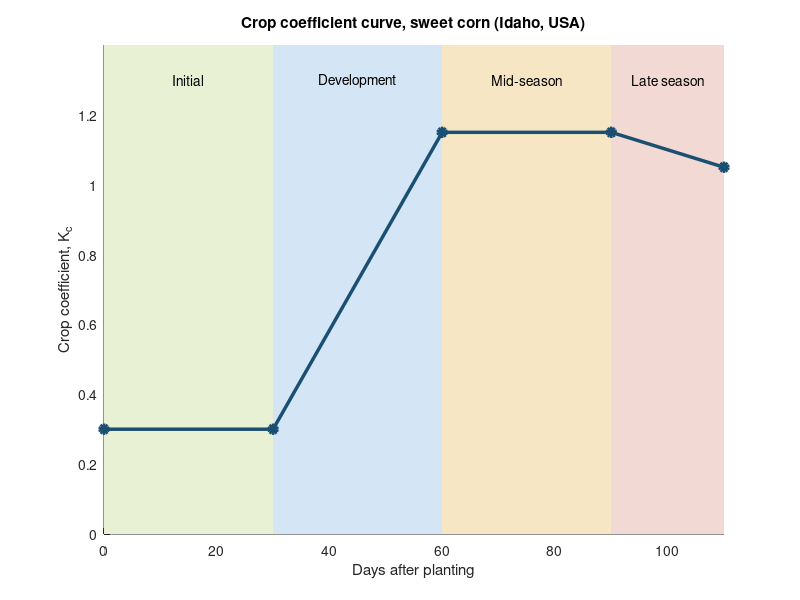

MATLAB code for this plot:
% Chapter 5 - Crop coefficient curve for sweet corn (Idaho, USA). Data: 'Fig # - CropCoefficientCurve.xlsx'
% (duplicate rows in the spreadsheet removed). Reference: FAO Irrigation and Drainage Paper 56.
days = [0 30 60 90 110]; kc = [0.30 0.30 1.15 1.15 1.05];
a = [0 30 60 90]; b = [30 60 90 110];
names = {'Initial','Development','Mid-season','Late season'};
cols = [0.91 0.945 0.83; 0.83 0.9 0.96; 0.97 0.9 0.77; 0.95 0.85 0.83];
fig = figure('Position', [100 100 700 450]); hold on
for i = 1:4
    patch([a(i) b(i) b(i) a(i)], [0 0 1.4 1.4], cols(i,:), 'EdgeColor', 'none');
    text((a(i)+b(i))/2, 1.3, names{i}, 'HorizontalAlignment', 'center');
end
plot(days, kc, '-o', 'Color', [0.106 0.31 0.447], 'LineWidth', 2.5, 'MarkerFaceColor', [0.106 0.31 0.447]);
xlim([0 110]); ylim([0 1.4]); box off
xlabel('Days after planting'); ylabel('Crop coefficient, K_c');
title('Crop coefficient curve, sweet corn (Idaho, USA)');
print(fig, '-dpng', '-r150', 'figure_matlab.png');
